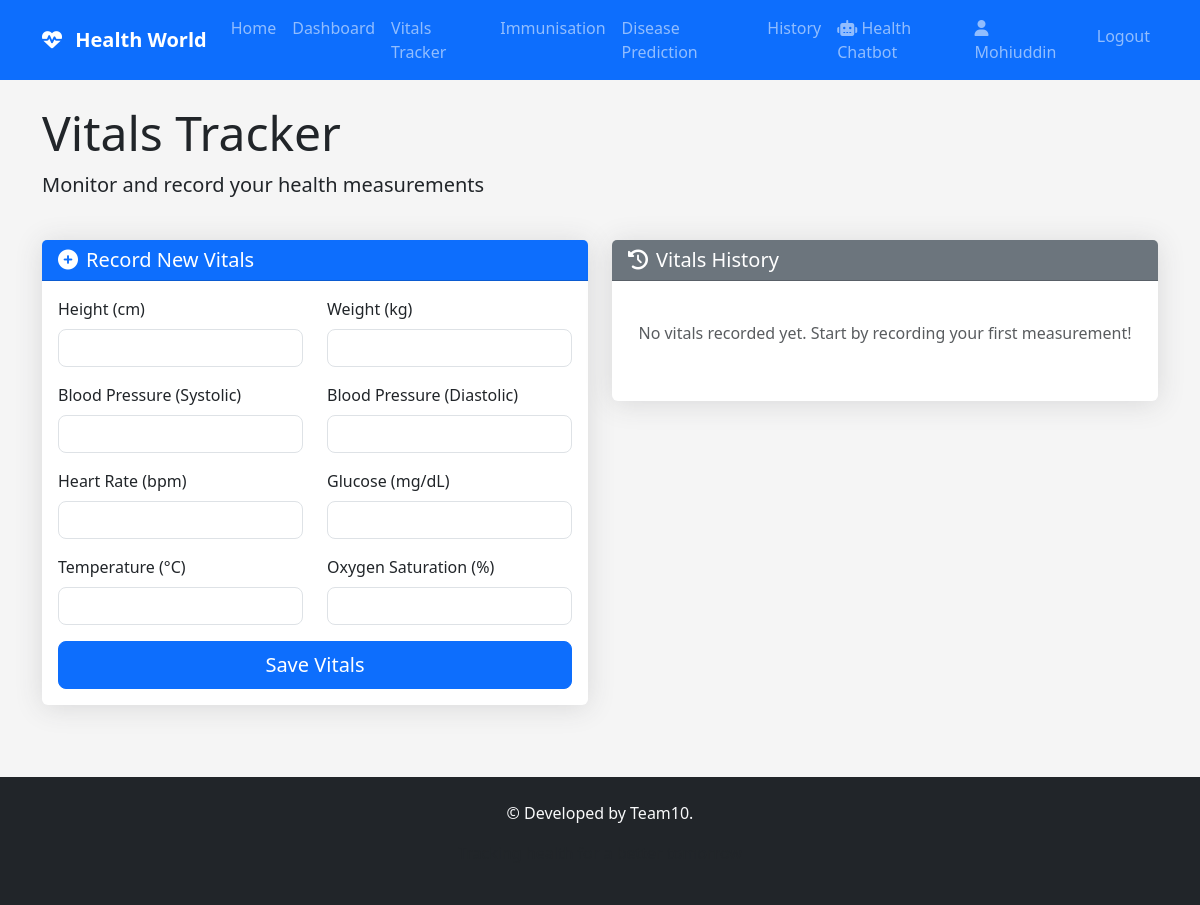
/vitals (signed in), run on an earlier commit of the app's database.
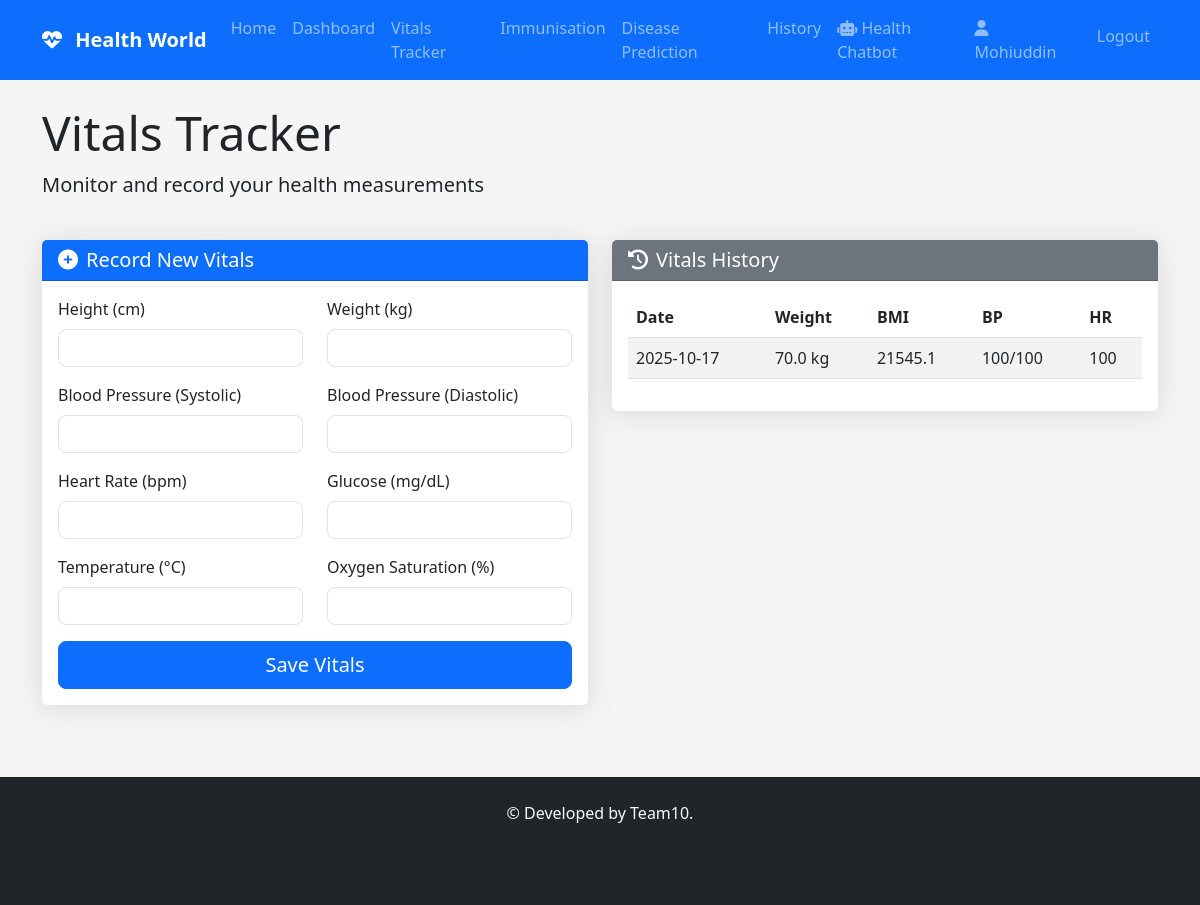
And on a later commit of the database.
### app.py (models this page shows)
class Vitals(db.Model):
    id = db.Column(db.Integer, primary_key=True)
    user_id = db.Column(db.Integer, db.ForeignKey('user.id'), nullable=False)
    date_recorded = db.Column(db.DateTime, default=datetime.utcnow)
    height = db.Column(db.Float)  # in cm
    weight = db.Column(db.Float)  # in kg
    bmi = db.Column(db.Float)     # calculated
    bp_systolic = db.Column(db.Integer)   # systolic blood pressure
    bp_diastolic = db.Column(db.Integer)  # diastolic blood pressure
    heart_rate = db.Column(db.Integer)    # beats per minute
    glucose = db.Column(db.Float)         # blood glucose level
    temperature = db.Column(db.Float)     # body temperature in Celsius
    oxygen_saturation = db.Column(db.Integer)  # SpO2 percentage

### app.py (the view, shortened to what this page needs)
@app.route('/vitals', methods=['GET', 'POST'])
def vitals():
    if 'user_id' not in session:
        return redirect(url_for('login'))
    user_id = session['user_id']
    vitals_history = Vitals.query.filter_by(user_id=user_id).order_by(Vitals.date_recorded.desc()).all()
    return render_template('vitals.html', vitals_history=vitals_history)

### templates/vitals.html (shortened to what this page needs)
 {% extends "base.html" %}
{% block content %}
<div class="row mb-4">
    <div class="col">
        <h1 class="display-5">Vitals Tracker</h1>
        <p class="lead">Monitor and record your health measurements</p>
    </div>
</div>
<div class="row">
    <div class="col-md-6 mb-4">
        <div class="card">
            <div class="card-header bg-primary text-white">
                <h5 class="mb-0"><i class="fas fa-plus-circle me-2"></i>Record New Vitals</h5>
            </div>
            <div class="card-body">
                <form method="POST" action="{{ url_for('vitals') }}">
                    <div class="row">
                        <div class="col-md-6 mb-3">
                            <label for="height" class="form-label">Height (cm)</label>
                            <input type="number" class="form-control" id="height" name="height" step="0.1" required>
                        </div>
                        <div class="col-md-6 mb-3">
                            <label for="weight" class="form-label">Weight (kg)</label>
                            <input type="number" class="form-control" id="weight" name="weight" step="0.1" required>
                        </div>
                    </div>
                    <div class="row">
                        <div class="col-md-6 mb-3">
                            <label for="bp_systolic" class="form-label">Blood Pressure (Systolic)</label>
                            <input type="number" class="form-control" id="bp_systolic" name="bp_systolic" required>
                        </div>
                        <div class="col-md-6 mb-3">
                            <label for="bp_diastolic" class="form-label">Blood Pressure (Diastolic)</label>
                            <input type="number" class="form-control" id="bp_diastolic" name="bp_diastolic" required>
                        </div>
                    </div>
                    <div class="row">
                        <div class="col-md-6 mb-3">
                            <label for="heart_rate" class="form-label">Heart Rate (bpm)</label>
                            <input type="number" class="form-control" id="heart_rate" name="heart_rate" required>
                        </div>
                        <div class="col-md-6 mb-3">
                            <label for="glucose" class="form-label">Glucose (mg/dL)</label>
                            <input type="number" class="form-control" id="glucose" name="glucose" step="0.1" required>
                        </div>
                    </div>
                    <div class="row">
                        <div class="col-md-6 mb-3">
                            <label for="temperature" class="form-label">Temperature (°C)</label>
                            <input type="number" class="form-control" id="temperature" name="temperature" step="0.1" required>
                        </div>
                        <div class="col-md-6 mb-3">
                            <label for="oxygen_saturation" class="form-label">Oxygen Saturation (%)</label>
                            <input type="number" class="form-control" id="oxygen_saturation" name="oxygen_saturation" min="0" max="100" required>
                        </div>
                    </div>
                    <div class="d-grid">
                        <button type="submit" class="btn btn-primary btn-lg">Save Vitals</button>
                    </div>
                </form>
            </div>
        </div>
    </div>
    <div class="col-md-6">
        <div class="card">
            <div class="card-header bg-secondary text-white">
                <h5 class="mb-0"><i class="fas fa-history me-2"></i>Vitals History</h5>
            </div>
            <div class="card-body">
                {% if vitals_history %}
                <div class="table-responsive">
                    <table class="table table-striped">
                        <thead>
                            <tr>
                                <th>Date</th>
                                <th>Weight</th>
                                <th>BMI</th>
                                <th>BP</th>
                                <th>HR</th>
                            </tr>
                        </thead>
                        <tbody>
                            {% for vital in vitals_history %}
                            <tr>
                                <td>{{ vital.date_recorded.strftime('%Y-%m-%d') }}</td>
                                <td>{{ "%.1f"|format(vital.weight) }} kg</td>
                                <td>{{ "%.1f"|format(vital.bmi) }}</td>
                                <td>{{ vital.bp_systolic }}/{{ vital.bp_diastolic }}</td>
                                <td>{{ vital.heart_rate }}</td>
                            </tr>
                            {% endfor %}
                        </tbody>
                    </table>
                </div>
                {% else %}
                <p class="text-muted text-center py-4">No vitals recorded yet. Start by recording your first measurement!</p>
                {% endif %}
            </div>
        </div>
    </div>
</div>
{% endblock %}

### templates/base.html (shortened to what this page needs)
  <!DOCTYPE html>
<html lang="en">
<head>
    <link href="https://cdn.jsdelivr.net/npm/bootstrap@5.3.0/dist/css/bootstrap.min.css" rel="stylesheet">
    <link href="https://cdnjs.cloudflare.com/ajax/libs/font-awesome/6.4.0/css/all.min.css" rel="stylesheet">
    <link href="{{ url_for('static', filename='css/style.css') }}" rel="stylesheet">
</head>
<body>
    <nav class="navbar navbar-expand-lg navbar-dark bg-primary">
        <div class="container">
            <a class="navbar-brand" href="{{ url_for('index') }}">
                <i class="fas fa-heartbeat me-2"></i>
                Health World
            </a>
            <div class="collapse navbar-collapse" id="navbarNav">
                <ul class="navbar-nav me-auto">
                    <li class="nav-item">
                        <a class="nav-link" href="{{ url_for('index') }}">Home</a>
                    </li>
                    {% if session.user_id %}
                    <li class="nav-item">
                        <a class="nav-link" href="{{ url_for('dashboard') }}">Dashboard</a>
                    </li>
                    <li class="nav-item">
                        <a class="nav-link" href="{{ url_for('vitals') }}">Vitals Tracker</a>
                    </li>
                    <li class="nav-item">
                        <a class="nav-link" href="{{ url_for('immunisation') }}">Immunisation</a>
                    </li>
                    <li class="nav-item">
                        <a class="nav-link" href="{{ url_for('prediction') }}">Disease Prediction</a>
                    </li>
                    <li class="nav-item">
                        <a class="nav-link" href="{{ url_for('history') }}">History</a>
                    </li>
<li class="nav-item">
    <a class="nav-link" href="{{ url_for('chatbot') }}">
        <i class="fas fa-robot"></i> Health Chatbot
    </a>
</li>
                    {% endif %}
                </ul>
                <ul class="navbar-nav">
                    {% if session.user_id %}
                    <li class="nav-item">
                        <span class="navbar-text me-3">
                            <i class="fas fa-user me-1"></i> {{ session.username }}
                        </span>
                    </li>
                    <li class="nav-item">
                        <a class="nav-link" href="{{ url_for('logout') }}">Logout</a>
                    </li>
                    {% endif %}
                </ul>
            </div>
        </div>
    </nav>
    <main class="container my-4">
        {% block content %}{% endblock %}
    </main>
    <footer class="bg-dark text-light py-4 mt-5">
        <div class="container text-center">
            <p>&copy; Developed by Team10.</p>
            <p class="text-muted">Tracking health for a better tomorrow</p>
        </div>
    </footer>
</body>
</html>

### static/css/style.css (style rules this page uses)
:root { --primary: #0d6efd; --secondary: #6c757d; --success: #198754; --info: #0dcaf0; --warning: #ffc107; --danger: #dc3545; --light: #f8f9fa; --dark: #212529; }
body { font-family: 'Segoe UI', Tahoma, Geneva, Verdana, sans-serif; background-color: #f5f5f5; }
.card { border: none; box-shadow: 0 0.15rem 1.75rem 0 rgba(58, 59, 69, 0.15); transition: all 0.3s; }
.navbar-brand { font-weight: 700; }
.btn { border-radius: 0.5rem; font-weight: 500; }
.form-control { border-radius: 0.5rem; }
.table th { border-top: none; font-weight: 600; }

What changed in the data, as far as the page shows it:
added Vitals: date_recorded "2025-10-17", weight "70.0", bmi "21545.1", bp_systolic "100", bp_diastolic "100", heart_rate "100"
Also different on the page:
text no longer shown: "No vitals recorded yet. Start by recording your first measurement!"
text now shown: "Date Weight BMI BP HR"
